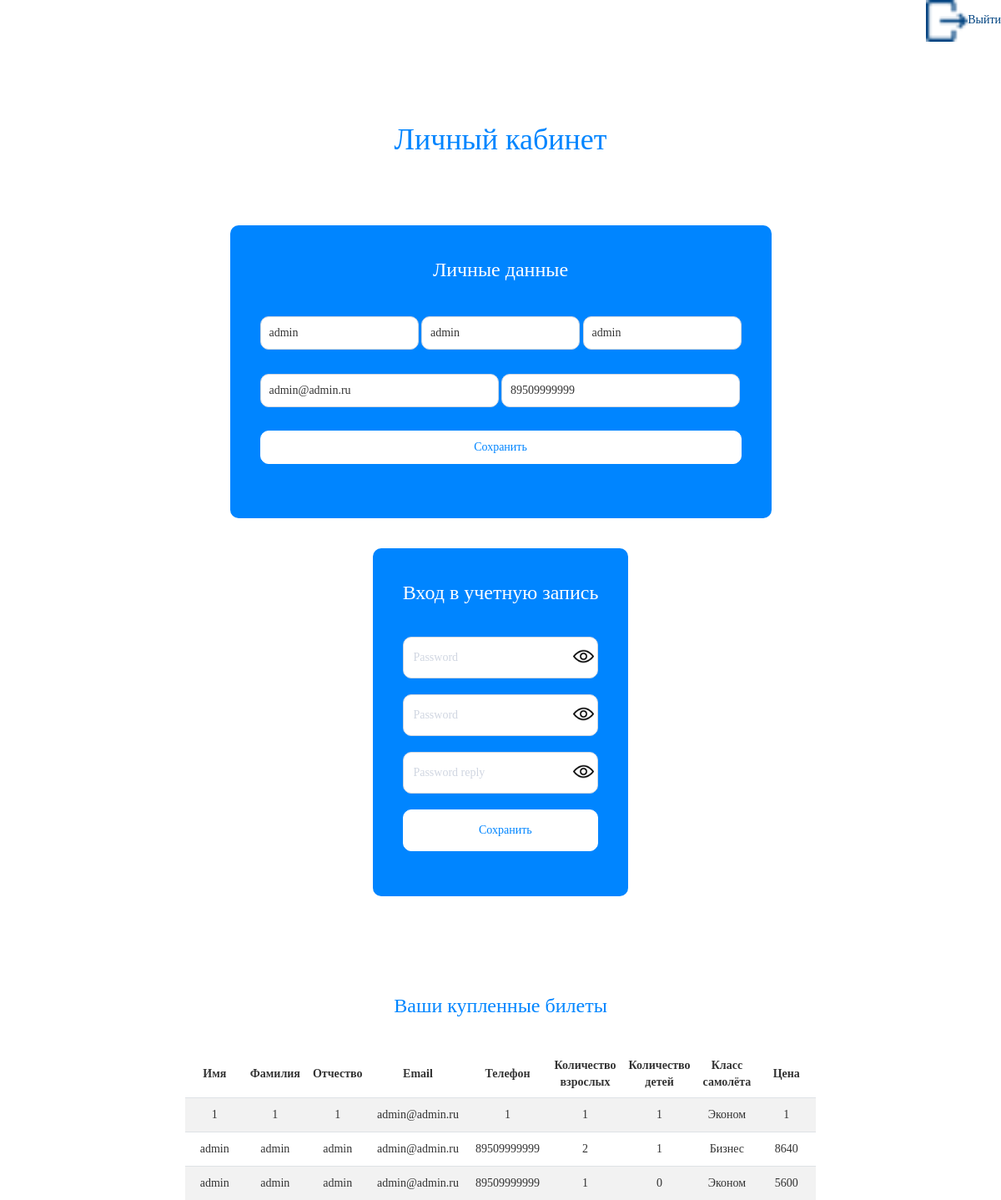
The page /pages/lk_user.php (signed in) on the database as committed earlier.
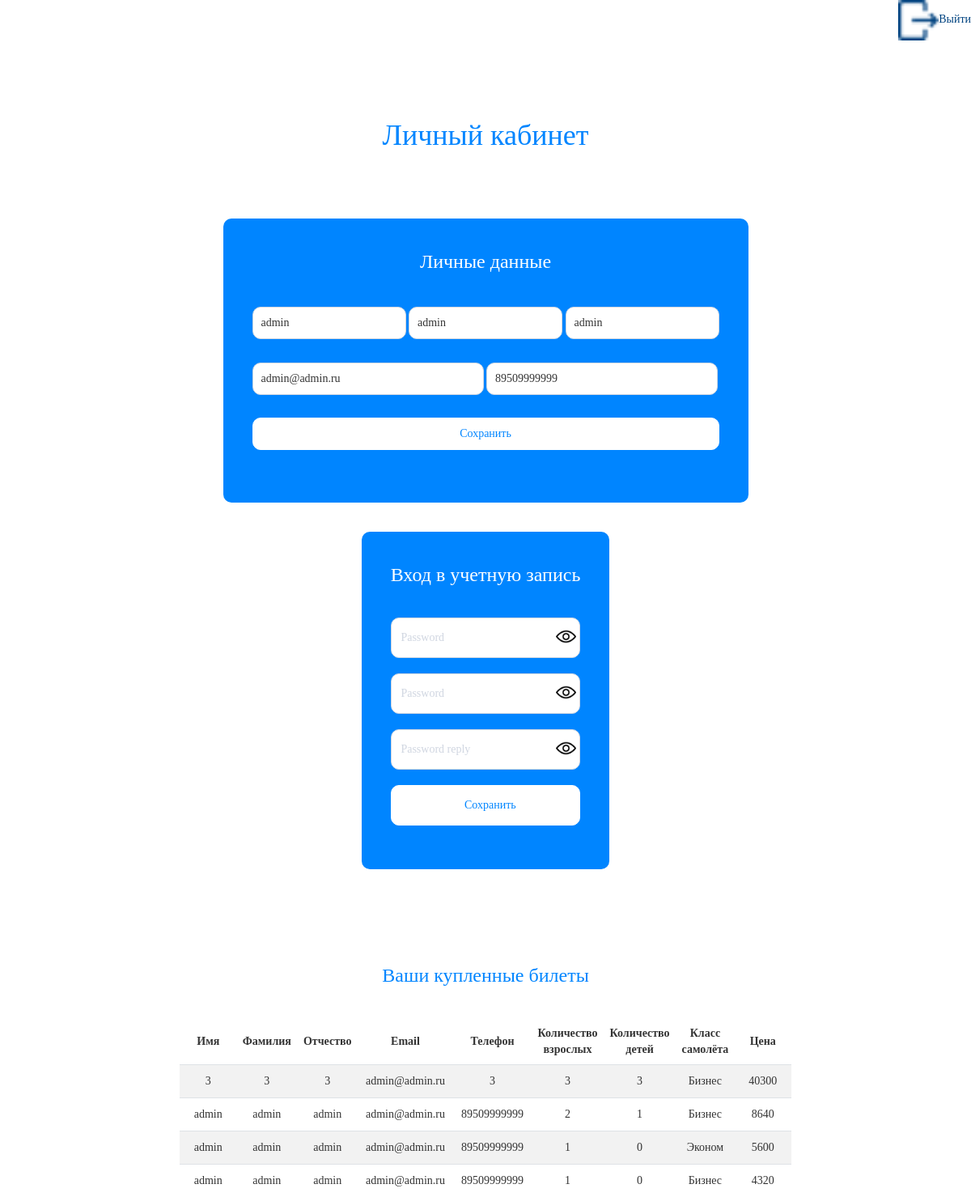
The same page on the database as committed later.
### tables this page shows
CREATE TABLE `sales` (
  `id` int NOT NULL,
  `first_name` varchar(100) NOT NULL,
  `last_name` varchar(100) NOT NULL,
  `patronymic` varchar(100) NOT NULL,
  `email` varchar(100) NOT NULL,
  `phone` varchar(100) NOT NULL,
  `adult` int NOT NULL,
  `children` int NOT NULL,
  `class` int NOT NULL,
  `id_flights` int NOT NULL,
  `role_sales_id` int NOT NULL,
  `price` int NOT NULL
);

### pages/lk_user.php (the view, shortened to what this page needs)
<?php
include_once '../db/db.php';
?>
<!DOCTYPE html>
<html lang="en">
<head>
    <link rel="stylesheet" href="../styles/styles.css">
    <link rel="stylesheet" href="https://maxcdn.bootstrapcdn.com/bootstrap/3.4.0/css/bootstrap.min.css">
</head>
<body>
    <a href="exit.php" class="exit_lk"><span><img src="../img/exit.png" alt="">Выйти</span></a>
    <div class="main">
        <div class="title">
            <h1>Личный кабинет</h1>
        </div>
        <div class="data">
            <div class="private_data"><p>Личные данные</p></div>
            <div class="private_form">
                <form method="POST" class="lk_form">
                    <div class="first_input">
                        <input type="text" placeholder="Имя" value="<?php echo $_SESSION['user']['first_name']; ?>" name="name_upd" required>
                        <input type="text" placeholder="Фамилия" class="center_input" value="<?php echo $_SESSION['user']['last_name']; ?>" name="lastname_upd" required>
                        <input type="text" placeholder="Отчество" value="<?php echo $_SESSION['user']['patronymic']; ?>" name="patronymic_upd" required>
                    </div>
                    <div class="second_input">
                        <input type="email" placeholder="Email" class="first_in" value="<?php echo $_SESSION['user']['email']; ?>" name="email_upd" required>
                        <input type="tel" placeholder="Phone" class="last_in" value="<?php echo $_SESSION['user']['phone']; ?>" name="phone_upd" required>
                    </div>
                    <input type="submit" value="Сохранить" name="update" class="update_user">
                </form>
            </div>
        </div>
        <div class="auth_block">
            <div class="private_data"><p>Вход в учетную запись</p></div>
            <div class="auth-form auth_data">
                <form method="POST">
                    <div class="v_pass_now">
                        <input type="password" placeholder="Password" id="password_now" required name="password_now">
                        <span class="icon_now"></span>
                    </div>
                    <div class="v_pass">
                        <input type="password" placeholder="Password" id="password" required name="password_new">
                        <span class="icon"></span>
                    </div>
                    <div class="v_pass_reply">
                        <input type="password" placeholder="Password reply" id="password_reply" required name="password_new_reply">
                        <span class="icon_reply"></span>
                    </div>
                    <input type="submit" value="Сохранить" class="save" name="save">
                </form>
            </div>
        </div>
        <div class="buy_bil">
            <div class="private_data"><p>Ваши купленные билеты</p></div>
            <?php
            $now_email = $_SESSION['user']['email'];
            $str_out_sales = "SELECT * FROM `sales` WHERE `email` = '$now_email'";
            $run_out_sales = mysqli_query($connect, $str_out_sales);
            ?>
            <table>
                <tr>
                    <th>Имя</th>
                    <th>Фамилия</th>
                    <th>Отчество</th>
                    <th>Email</th>
                    <th>Телефон</th>
                    <th>Количество взрослых</th>
                    <th>Количество детей</th>
                    <th>Класс самолёта</th>
                    <th>Цена</th>
                </tr>
                <?php
                while ($sales = mysqli_fetch_array($run_out_sales)) {
                    switch ($sales['class']) {
                        case '1':
                            $class = "Эконом";
                            break;
                        case '2':
                            $class = "Бизнес";
                            break;
                    }
                    echo "<tr class='e-ever2'>
                            <td>$sales[first_name]</td>
                            <td>$sales[last_name]</td>
                            <td>$sales[patronymic]</td>
                            <td>$sales[email]</td>
                            <td>$sales[phone]</td>
                            <td>$sales[adult]</td>
                            <td>$sales[children]</td>
                            <td>$class</td>
                            <td>$sales[price]</td>
                        </tr>";
                }
                ?>
        </div>
    </div>
</body>
</html>

### styles/styles.css (style rules this page uses)
body { margin: 0px 0px 0px 0px; font-family: 'Century Gothic' }
a { text-decoration: none; color:white; }
h1 { color: white; text-align: center; }
img { width: 50px; height: 50px; }
* { margin: 0; padding: 0; box-sizing: border-box; font-family: 'Century Gothic'; }
.main { margin: 0 20%; display: flex; flex-direction: column; flex-wrap: wrap; align-content: center; justify-content: center; align-items: center; }
.title { margin-top: 15%; margin-bottom: 10%; color: #0085FF; }
.auth-form { min-width: 40%; }
.auth-form form { display: flex; flex-direction: column; flex-wrap: wrap; align-items: flex-end; align-content: center; justify-content: center; }
.auth-form form input[type=email], .auth-form form input[type=text], .auth-form form input[type=password], .auth-form form input[type=number], .auth-form form input[type=submit], .auth-form form input[type=date], .auth-form form input[type=time], .auth-form form select { min-width: 100%; padding-left: 5%; padding-bottom: 6%; padding-top: 6%; margin-bottom: 8%; border: 1px solid #D0D6E1; border-radius: 10px; }
.auth-form form input[type=submit] { background-color: #0085FF; color: #fff; font-size: 14px; border: 1px solid #0085FF; cursor: pointer; transition: 0.3s all; }
.v_pass_now { position: relative; min-width: 100%; }
.v_pass { position: relative; min-width: 100%; }
.v_pass_reply { position: relative; min-width: 100%; }
.icon { background: url('../img/free-icon-eye-158746.png') no-repeat; background-size: cover; width: 25px; height: 25px; position: absolute; top: 0; right: 0; left: 0; bottom: 0; margin-left: 87%; margin-top: 5%; }
.icon_reply { background: url('../img/free-icon-eye-158746.png') no-repeat; background-size: cover; width: 25px; height: 25px; position: absolute; top: 0; right: 0; left: 0; bottom: 0; margin-left: 87%; margin-top: 5%; }
.icon_now { background: url('../img/free-icon-eye-158746.png') no-repeat; background-size: cover; width: 25px; height: 25px; position: absolute; top: 0; right: 0; left: 0; bottom: 0; margin-left: 87%; margin-top: 5%; }
.private_data { font-size: 24px; color: #fff; }
.data { display: flex; flex-direction: column; flex-wrap: wrap; align-items: center; background: #0085FF; padding: 5%; border-radius: 10px; }
.lk_form { display: flex; flex-direction: column; flex-wrap: wrap; align-items: center; }
.first_input { margin-top: 5%; }
.first_input input { min-width: 28%; height: 40px; padding-left: 10px; }
.second_input { width: 100%; margin-top: 5%; }
.second_input input { min-width: calc(49.5% + 0.4px) ; height: 40px; padding-left: 10px; }
.lk_form > input[type=submit] { margin-top: 5%; width: 100%; }
.lk_form > input, .first_input > input, .second_input > input { border-radius: 10px; }
.first_input > input, .second_input > input { border: 1px solid #D0D6E1; }
.lk_form > input { background: #fff; color: #0085FF; border: 1px solid #fff; transition: 0.3s all; height: 40px; }
.auth_block { background: #0085FF; padding: 5%; border-radius: 10px; margin-top: 5%; }
.save { background: #fff!important; color: #0085FF!important; border: 1px solid #fff!important; }
.auth_data { margin-top: 15%; }
.exit_lk { color: #0085FF; transition: 0.3s all!important; height: 20px; display: flex; justify-content: flex-end; flex-wrap: wrap; flex-direction: row; }
.buy_bil .private_data { color: #0085FF!important; margin-top: 15%; text-align: center; margin-bottom: 5%; }
.e-ever2:nth-child(even) { background-color: rgba(0, 0, 0, 0.05); }
th { padding: 0.75rem!important; text-align: center!important; }
td { min-width: 70px; height: 100%; padding: 1rem!important; border-top: 1px solid #dee2e6; }
table { border-spacing: 0px 0px; width: 100%; text-align: center; }
.update_user { margin-bottom: 5%; }

Rows that differ between the two databases and show on the page:
changed sales (number 1 of 4 on the later page): first_name "1" → "3"; last_name "1" → "3"; patronymic "1" → "3"; phone "1" → "3"; adult "1" → "3"; children "1" → "3"; class "Эконом" → "Бизнес"; price "1" → "40300"
added sales: first_name "admin", last_name "admin", patronymic "admin", email "admin@admin.ru", phone "89509999999", adult "1", children "0", class "Бизнес", price "4320"
